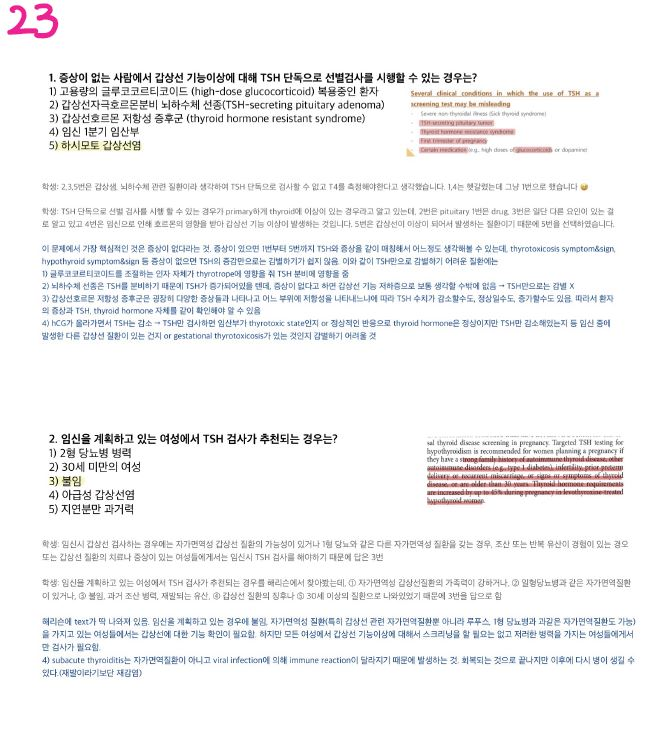
#> input picture test files/highlighted_text.JPG, 650 x 733 px, found by its file name
$ python remove_highlight_jpg3.py
#> lines starting #> are read from the running program, lines starting #| are printed output that depends on the picture; after the words box and inside, x2 and y2 are one past the last pixel; in counts of white or black regions, pixels touching at a corner belong together
#이건 이상하게도 망함... 일단은 쓰지 말것. chat gpt에서 가져온거임

import cv2

def remove_highlight(input_image_path, output_image_path):
    # Read the image
#> called with input_image_path = 'test files/highlighted_text.jpg', output_image_path = 'test files/output_image.jpg'
    image = cv2.imread(input_image_path)
#> image is the input picture: shape (733, 650, 3); mean B, G, R 243.1, 242.4, 242.5

    # Convert image to grayscale
    grayscale_image = cv2.cvtColor(image, cv2.COLOR_BGR2GRAY)

    # Thresholding to isolate highlighted areas (assuming highlighter is brighter than text)
    _, thresholded_image = cv2.threshold(grayscale_image, 200, 255, cv2.THRESH_BINARY_INV)
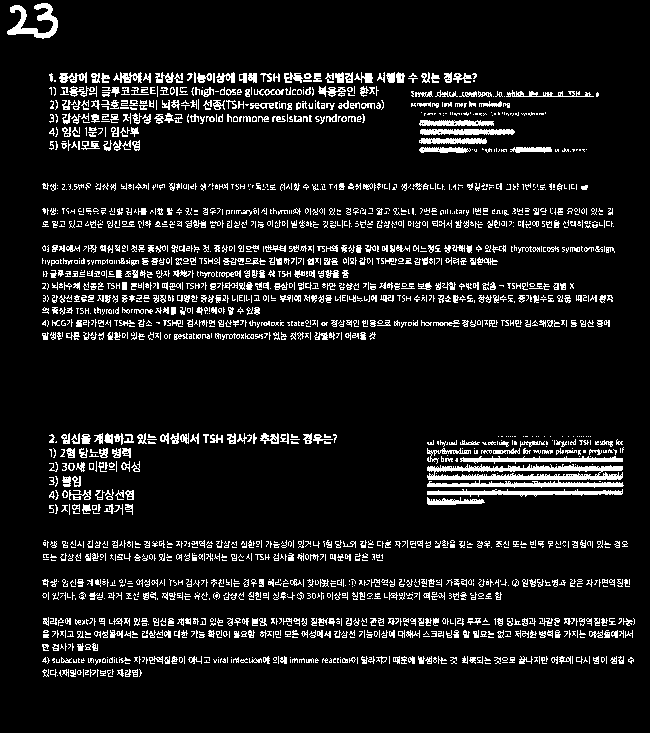
#> thresholded_image: shape (733, 650); 9.3% white in thin lines or dots, all inside (x1, y1, x2, y2) = (7, 3, 635, 677)

    # Invert the thresholded image
    inverted_thresholded_image = cv2.bitwise_not(thresholded_image)

    # Perform morphological operations to remove noise and smooth the image
    kernel = cv2.getStructuringElement(cv2.MORPH_RECT, (5, 5))
    cleaned_image = cv2.morphologyEx(inverted_thresholded_image, cv2.MORPH_CLOSE, kernel)
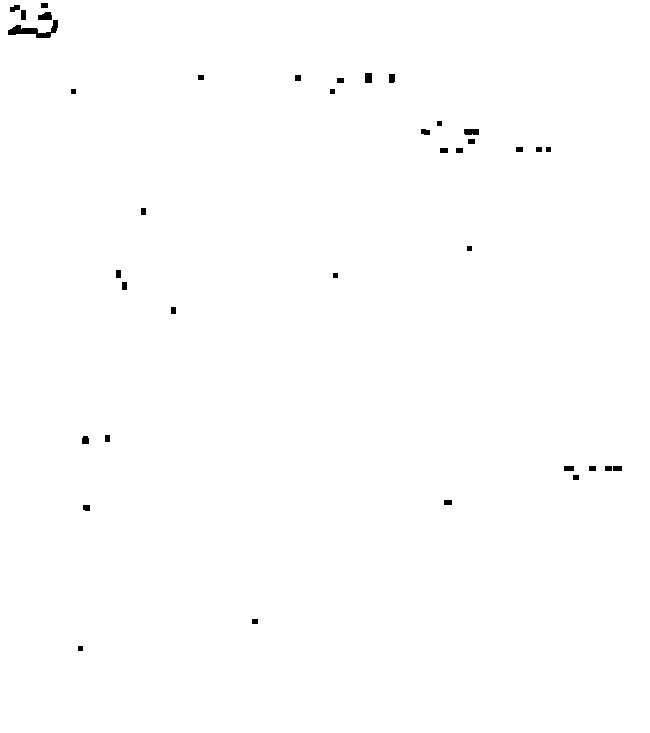
#> cleaned_image: shape (733, 650); 99.6% white; 38 black regions, largest, box (x1, y1, x2, y2) and area: (8, 20, 58, 38) 346, (38, 12, 52, 20) 92, (464, 129, 479, 135) 88

    # Inpainting to fill in the highlighted areas
    result_image = cv2.inpaint(image, cleaned_image, inpaintRadius=3, flags=cv2.INPAINT_TELEA)
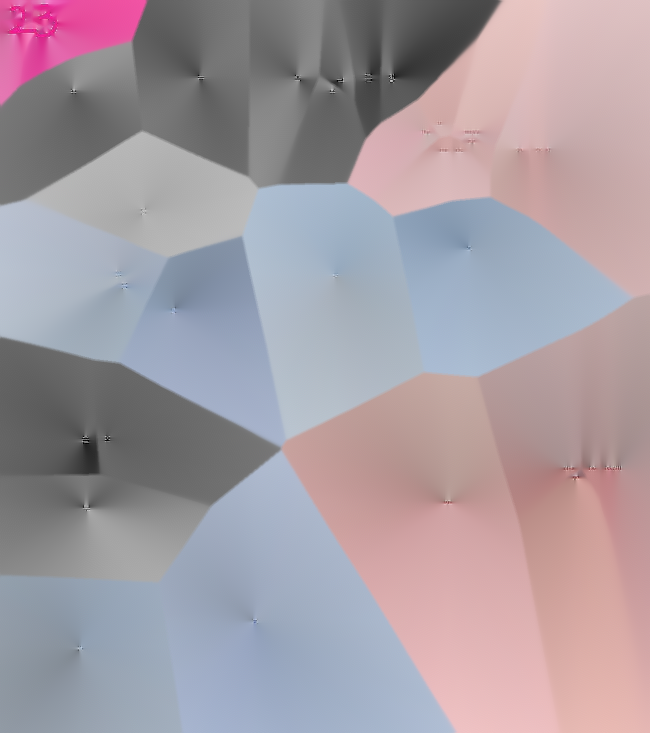
#> result_image: shape (733, 650, 3); mean B, G, R 162.9, 155.1, 165.6

    # Show image
    cv2.imshow("test", result_image)
    cv2.waitKey(0)

    # Save the result
    cv2.imwrite(output_image_path, result_image)

# Usage
input_image_path = "test files/highlighted_text.jpg"  # Input image file with highlights
output_image_path = "test files/output_image.jpg"  # Output image file with highlights removed

remove_highlight(input_image_path, output_image_path)

$ run again, with test files/highlighted_text2.JPG copied over test files/highlighted_text.JPG
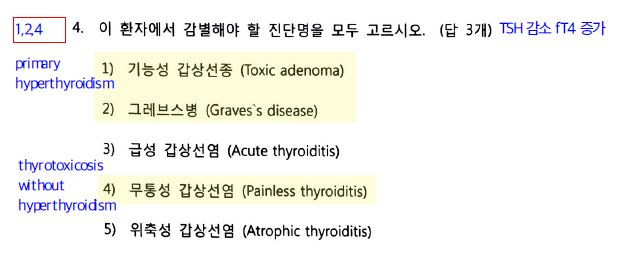
#> input picture test files/highlighted_text2.JPG, 640 x 271 px, found by its file name
#> in remove_highlight, image is the input picture: shape (271, 640, 3); mean B, G, R 240.1, 243.9, 244.1
#> in remove_highlight, `_, thresholded_image = cv2.threshold(grayscale_image, 200, 255, cv2.TH..`:
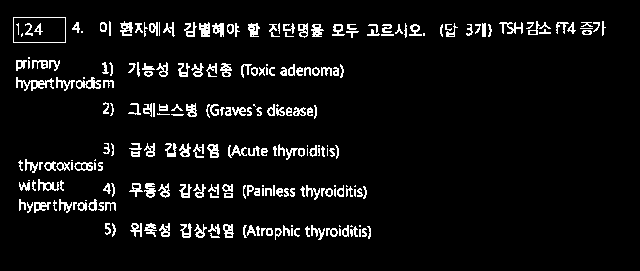
#> thresholded_image: shape (271, 640); 6.1% white in thin lines or dots, all inside (x1, y1, x2, y2) = (13, 17, 606, 240)
#> cleaned_image: shape (271, 640); 99.9% white; 3 black regions, box (x1, y1, x2, y2) and area: (315, 27, 320, 33) 30, (201, 28, 206, 34) 30, (149, 188, 154, 194) 30
#> in remove_highlight, `result_image = cv2.inpaint(image, cleaned_image, inpaintRadius=3, flag..`:
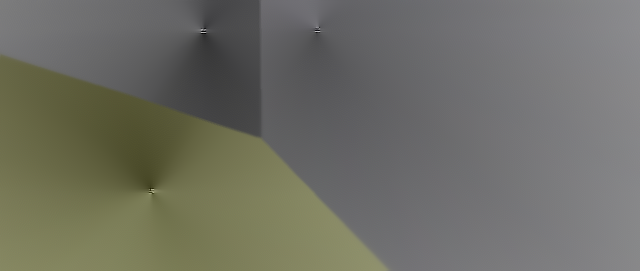
#> result_image: shape (271, 640, 3); mean B, G, R 100.5, 110.2, 110

$ run again, with test files/highlighted_text3.JPG copied over test files/highlighted_text.JPG
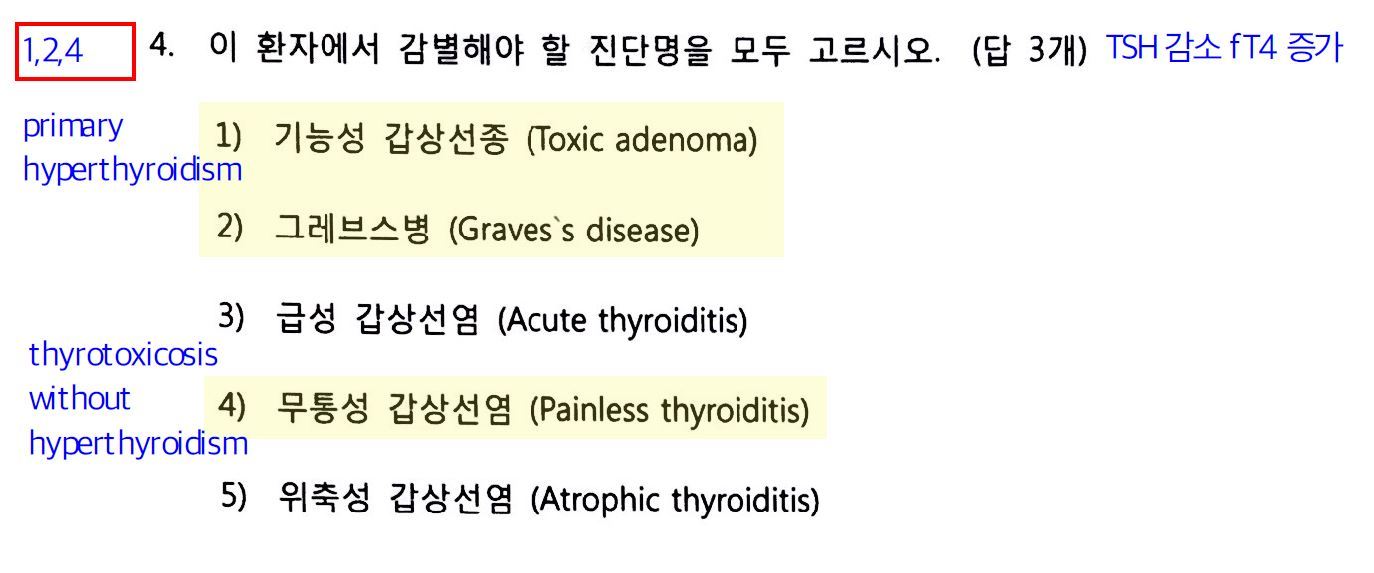
#> input picture test files/highlighted_text3.JPG, 1374 x 573 px, found by its file name
#> in remove_highlight, image is the input picture: shape (573, 1374, 3); mean B, G, R 239, 243.1, 243.6
#> in remove_highlight, `_, thresholded_image = cv2.threshold(grayscale_image, 200, 255, cv2.TH..`:
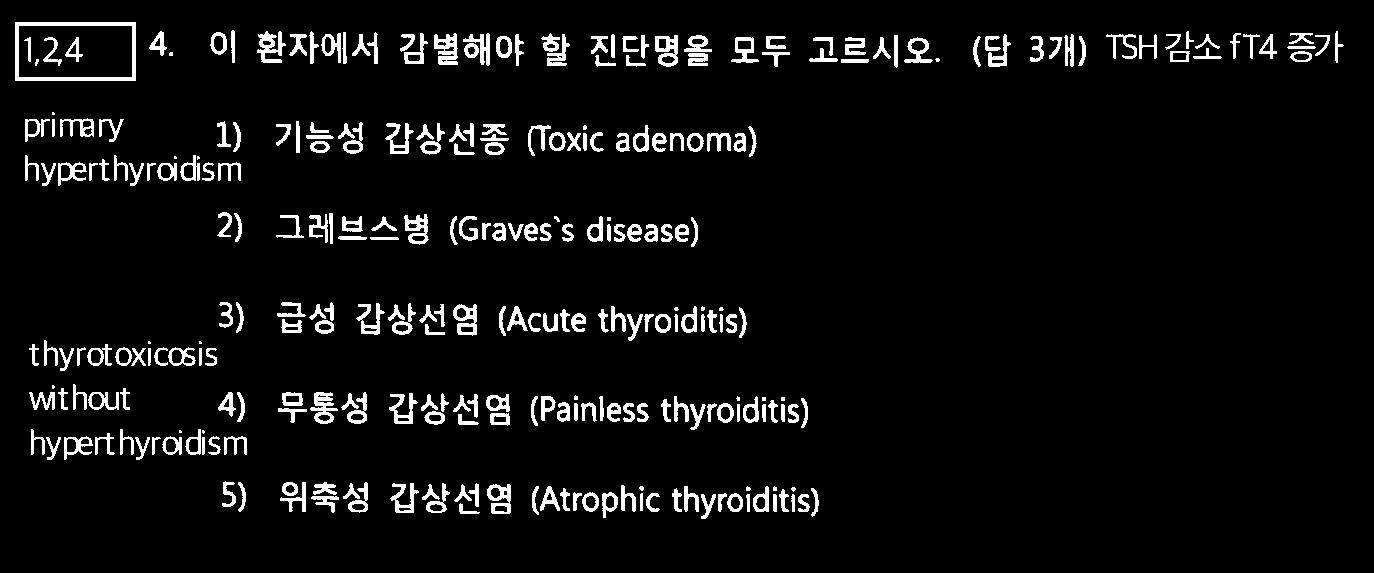
#> thresholded_image: shape (573, 1374); 5.5% white; 296 white regions (24 under 20 px), largest, box (x1, y1, x2, y2) and area: (15, 22, 136, 81) 1376, (434, 33, 458, 65) 498, (257, 31, 286, 63) 477
#> cleaned_image: shape (573, 1374); 99.8% white; 52 black regions, largest, box (x1, y1, x2, y2) and area: (262, 34, 272, 41) 66, (70, 166, 75, 177) 55, (76, 440, 81, 451) 55
#> in remove_highlight, `result_image = cv2.inpaint(image, cleaned_image, inpaintRadius=3, flag..`:
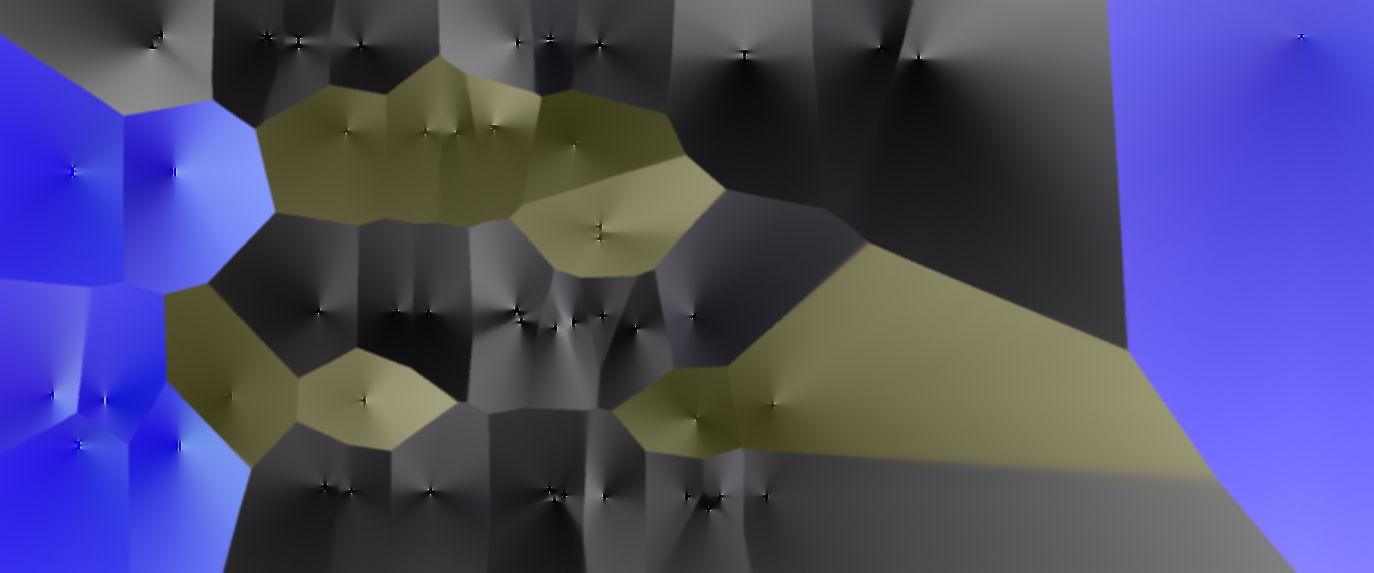
#> result_image: shape (573, 1374, 3); mean B, G, R 112.9, 74.3, 75.8
